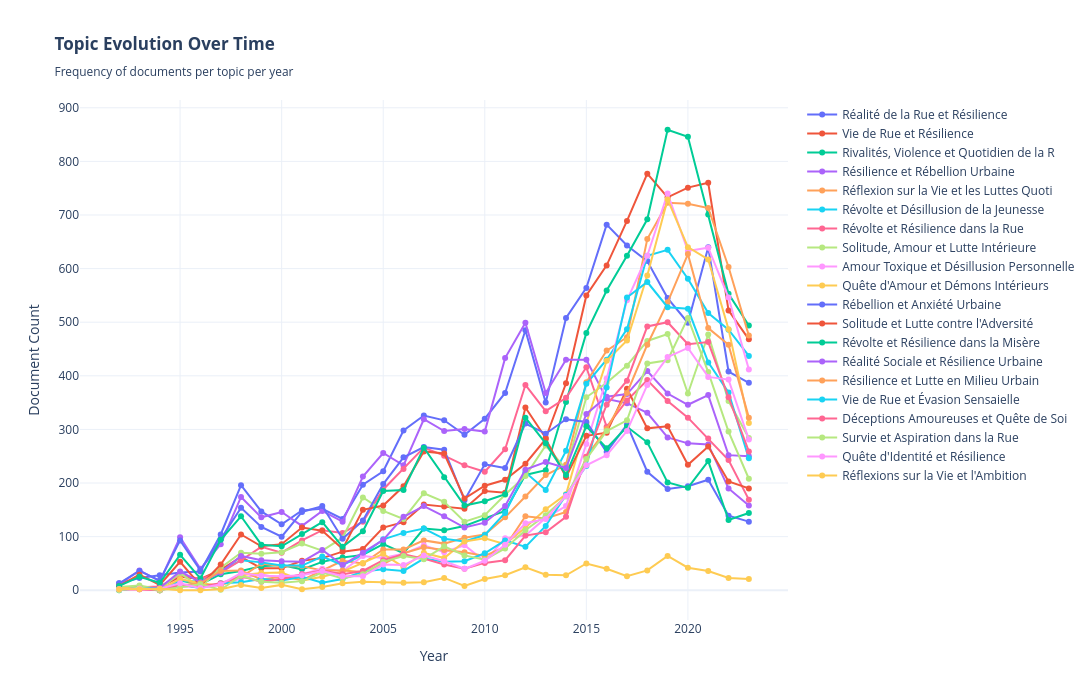

The notebook cell saved with this chart:
### Code cell
print("=" * 80)
print("VISUALIZATION 1: TIMELINE OF ALL TOPICS")
print("=" * 80)

# 1. Timeline - All topics over time
fig1 = go.Figure()

# Sort by total documents for better legend ordering
topic_order = temporal_df.groupby('Label')['Count'].sum().sort_values(ascending=False).index.tolist()

for topic_label in topic_order:
    topic_data = temporal_df[temporal_df['Label'] == topic_label]

    fig1.add_trace(go.Scatter(
        x=topic_data['Year'],
        y=topic_data['Count'],
        mode='lines+markers',
        name=topic_label[:40],  # Truncate long labels
        line=dict(width=2),
        marker=dict(size=6)
    ))

fig1.update_layout(
    title="<b>Topic Evolution Over Time</b><br><sub>Frequency of documents per topic per year</sub>",
    xaxis_title="Year",
    yaxis_title="Document Count",
    hovermode='x unified',
    template="plotly_white",
    height=700,
    width=1400,
    showlegend=True,
    legend=dict(x=1.02, y=1, xanchor='left', yanchor='top')
)

fig1.write_html("viz_01_timeline_all_topics.html")
print("✓ Saved: viz_01_timeline_all_topics.html")

fig1

### Figure 1 — Plotly figure (JSON) as saved in the notebook; plotly's stock layout.template omitted (floating-point values rounded to 4 significant figures)
{"data": [{"line": {"width": 2}, "marker": {"size": 6}, "mode": "lines+markers", "name": "Réalité de la Rue et Résilience", "type": "scatter", "x": [1992, 1993, 1994, 1995, 1996, 1997, 1998, 1999, 2000, 2001, 2002, 2003, 2004, 2005, 2006, 2007, 2008, 2009, 2010, 2011, 2012, 2013, 2014, 2015, 2016, 2017, 2018, 2019, 2020, 2021, 2022, 2023], "y": [13, 23, 28, 33, 35, 104, 196, 147, 123, 149, 152, 133, 197, 222, 298, 326, 317, 290, 320, 368, 485, 350, 508, 564, 682, 643, 614, 545, 499, 640, 408, 387]}, {"line": {"width": 2}, "marker": {"size": 6}, "mode": "lines+markers", "name": "Vie de Rue et Résilience", "type": "scatter", "x": [1992, 1993, 1994, 1995, 1996, 1997, 1998, 1999, 2000, 2001, 2002, 2003, 2004, 2005, 2006, 2007, 2008, 2009, 2010, 2011, 2012, 2013, 2014, 2015, 2016, 2017, 2018, 2019, 2020, 2021, 2022, 2023], "y": [6, 4, 6, 25, 21, 38, 62, 41, 41, 55, 60, 72, 77, 117, 127, 160, 156, 152, 185, 182, 341, 284, 386, 550, 606, 689, 777, 733, 751, 760, 522, 468]}, {"line": {"width": 2}, "marker": {"size": 6}, "mode": "lines+markers", "name": "Rivalités, Violence et Quotidien de la R", "type": "scatter", "x": [1992, 1993, 1994, 1995, 1996, 1997, 1998, 1999, 2000, 2001, 2002, 2003, 2004, 2005, 2006, 2007, 2008, 2009, 2010, 2011, 2012, 2013, 2014, 2015, 2016, 2017, 2018, 2019, 2020, 2021, 2022, 2023], "y": [5, 6, 0, 18, 11, 30, 36, 45, 47, 39, 53, 61, 66, 86, 69, 115, 112, 120, 134, 148, 215, 224, 351, 480, 559, 624, 692, 859, 846, 701, 553, 494]}, {"line": {"width": 2}, "marker": {"size": 6}, "mode": "lines+markers", "name": "Résilience et Rébellion Urbaine", "type": "scatter", "x": [1992, 1993, 1994, 1995, 1996, 1997, 1998, 1999, 2000, 2001, 2002, 2003, 2004, 2005, 2006, 2007, 2008, 2009, 2010, 2011, 2012, 2013, 2014, 2015, 2016, 2017, 2018, 2019, 2020, 2021, 2022, 2023], "y": [11, 37, 17, 99, 40, 86, 174, 136, 146, 120, 148, 128, 212, 256, 233, 319, 297, 301, 296, 433, 499, 368, 430, 430, 357, 349, 331, 285, 274, 272, 190, 158]}, {"line": {"width": 2}, "marker": {"size": 6}, "mode": "lines+markers", "name": "Réflexion sur la Vie et les Luttes Quoti", "type": "scatter", "x": [1992, 1993, 1994, 1995, 1996, 1997, 1998, 1999, 2000, 2001, 2002, 2003, 2004, 2005, 2006, 2007, 2008, 2009, 2010, 2011, 2012, 2013, 2014, 2015, 2016, 2017, 2018, 2019, 2020, 2021, 2022, 2023], "y": [2, 2, 0, 21, 10, 9, 24, 50, 45, 45, 37, 55, 50, 76, 76, 93, 87, 98, 104, 136, 175, 215, 234, 388, 447, 472, 655, 723, 721, 713, 603, 475]}, {"line": {"width": 2}, "marker": {"size": 6}, "mode": "lines+markers", "name": "Révolte et Désillusion de la Jeunesse", "type": "scatter", "x": [1992, 1993, 1994, 1995, 1996, 1997, 1998, 1999, 2000, 2001, 2002, 2003, 2004, 2005, 2006, 2007, 2008, 2009, 2010, 2011, 2012, 2013, 2014, 2015, 2016, 2017, 2018, 2019, 2020, 2021, 2022, 2023], "y": [1, 4, 1, 18, 16, 36, 56, 52, 46, 46, 63, 47, 66, 95, 107, 115, 96, 91, 103, 144, 220, 187, 260, 385, 430, 487, 624, 635, 581, 517, 486, 437]}, {"line": {"width": 2}, "marker": {"size": 6}, "mode": "lines+markers", "name": "Révolte et Résilience dans la Rue", "type": "scatter", "x": [1992, 1993, 1994, 1995, 1996, 1997, 1998, 1999, 2000, 2001, 2002, 2003, 2004, 2005, 2006, 2007, 2008, 2009, 2010, 2011, 2012, 2013, 2014, 2015, 2016, 2017, 2018, 2019, 2020, 2021, 2022, 2023], "y": [4, 5, 7, 29, 21, 33, 56, 81, 70, 93, 112, 107, 128, 188, 226, 266, 251, 233, 221, 263, 383, 334, 359, 416, 305, 354, 392, 353, 322, 283, 243, 169]}, {"line": {"width": 2}, "marker": {"size": 6}, "mode": "lines+markers", "name": "Solitude, Amour et Lutte Intérieure", "type": "scatter", "x": [1992, 1993, 1994, 1995, 1996, 1997, 1998, 1999, 2000, 2001, 2002, 2003, 2004, 2005, 2006, 2007, 2008, 2009, 2010, 2011, 2012, 2013, 2014, 2015, 2016, 2017, 2018, 2019, 2020, 2021, 2022, 2023], "y": [6, 9, 2, 32, 5, 42, 70, 68, 71, 87, 74, 98, 173, 148, 133, 181, 165, 128, 140, 178, 213, 270, 226, 360, 387, 419, 465, 478, 367, 477, 353, 284]}, {"line": {"width": 2}, "marker": {"size": 6}, "mode": "lines+markers", "name": "Amour Toxique et Désillusion Personnelle", "type": "scatter", "x": [1992, 1993, 1994, 1995, 1996, 1997, 1998, 1999, 2000, 2001, 2002, 2003, 2004, 2005, 2006, 2007, 2008, 2009, 2010, 2011, 2012, 2013, 2014, 2015, 2016, 2017, 2018, 2019, 2020, 2021, 2022, 2023], "y": [1, 2, 0, 7, 6, 10, 22, 30, 22, 30, 40, 36, 64, 60, 68, 84, 71, 84, 54, 97, 102, 135, 157, 273, 395, 541, 624, 740, 633, 639, 546, 412]}, {"line": {"width": 2}, "marker": {"size": 6}, "mode": "lines+markers", "name": "Quête d'Amour et Démons Intérieurs", "type": "scatter", "x": [1992, 1993, 1994, 1995, 1996, 1997, 1998, 1999, 2000, 2001, 2002, 2003, 2004, 2005, 2006, 2007, 2008, 2009, 2010, 2011, 2012, 2013, 2014, 2015, 2016, 2017, 2018, 2019, 2020, 2021, 2022, 2023], "y": [4, 4, 1, 21, 13, 9, 28, 32, 33, 18, 25, 35, 51, 68, 43, 70, 60, 91, 97, 86, 117, 151, 179, 312, 428, 466, 587, 729, 640, 617, 487, 312]}, {"line": {"width": 2}, "marker": {"size": 6}, "mode": "lines+markers", "name": "Rébellion et Anxiété Urbaine", "type": "scatter", "x": [1992, 1993, 1994, 1995, 1996, 1997, 1998, 1999, 2000, 2001, 2002, 2003, 2004, 2005, 2006, 2007, 2008, 2009, 2010, 2011, 2012, 2013, 2014, 2015, 2016, 2017, 2018, 2019, 2020, 2021, 2022, 2023], "y": [13, 36, 18, 93, 37, 95, 154, 118, 100, 146, 157, 96, 130, 198, 248, 267, 262, 168, 235, 228, 311, 292, 319, 314, 258, 309, 221, 189, 194, 206, 139, 128]}, {"line": {"width": 2}, "marker": {"size": 6}, "mode": "lines+markers", "name": "Solitude et Lutte contre l'Adversité", "type": "scatter", "x": [1992, 1993, 1994, 1995, 1996, 1997, 1998, 1999, 2000, 2001, 2002, 2003, 2004, 2005, 2006, 2007, 2008, 2009, 2010, 2011, 2012, 2013, 2014, 2015, 2016, 2017, 2018, 2019, 2020, 2021, 2022, 2023], "y": [8, 29, 10, 53, 9, 48, 104, 82, 86, 117, 111, 77, 150, 158, 194, 259, 255, 171, 195, 206, 236, 282, 211, 288, 294, 376, 302, 306, 234, 268, 203, 190]}, {"line": {"width": 2}, "marker": {"size": 6}, "mode": "lines+markers", "name": "Révolte et Résilience dans la Misère", "type": "scatter", "x": [1992, 1993, 1994, 1995, 1996, 1997, 1998, 1999, 2000, 2001, 2002, 2003, 2004, 2005, 2006, 2007, 2008, 2009, 2010, 2011, 2012, 2013, 2014, 2015, 2016, 2017, 2018, 2019, 2020, 2021, 2022, 2023], "y": [8, 25, 14, 66, 22, 94, 138, 85, 82, 105, 127, 81, 110, 185, 187, 266, 211, 158, 166, 179, 322, 274, 215, 306, 265, 305, 276, 201, 191, 241, 131, 144]}, {"line": {"width": 2}, "marker": {"size": 6}, "mode": "lines+markers", "name": "Réalité Sociale et Résilience Urbaine", "type": "scatter", "x": [1992, 1993, 1994, 1995, 1996, 1997, 1998, 1999, 2000, 2001, 2002, 2003, 2004, 2005, 2006, 2007, 2008, 2009, 2010, 2011, 2012, 2013, 2014, 2015, 2016, 2017, 2018, 2019, 2020, 2021, 2022, 2023], "y": [1, 4, 4, 35, 15, 33, 64, 56, 54, 53, 75, 47, 70, 94, 137, 157, 138, 117, 126, 157, 225, 239, 228, 329, 361, 366, 409, 367, 346, 364, 252, 250]}, {"line": {"width": 2}, "marker": {"size": 6}, "mode": "lines+markers", "name": "Résilience et Lutte en Milieu Urbain", "type": "scatter", "x": [1992, 1993, 1994, 1995, 1996, 1997, 1998, 1999, 2000, 2001, 2002, 2003, 2004, 2005, 2006, 2007, 2008, 2009, 2010, 2011, 2012, 2013, 2014, 2015, 2016, 2017, 2018, 2019, 2020, 2021, 2022, 2023], "y": [1, 4, 0, 9, 13, 36, 37, 20, 25, 19, 37, 37, 34, 49, 69, 80, 75, 71, 64, 81, 138, 134, 146, 249, 301, 368, 458, 537, 627, 489, 458, 322]}, {"line": {"width": 2}, "marker": {"size": 6}, "mode": "lines+markers", "name": "Vie de Rue et Évasion Sensaielle", "type": "scatter", "x": [1992, 1993, 1994, 1995, 1996, 1997, 1998, 1999, 2000, 2001, 2002, 2003, 2004, 2005, 2006, 2007, 2008, 2009, 2010, 2011, 2012, 2013, 2014, 2015, 2016, 2017, 2018, 2019, 2020, 2021, 2022, 2023], "y": [0, 4, 3, 11, 4, 13, 15, 21, 18, 25, 14, 21, 35, 39, 36, 59, 53, 54, 69, 93, 81, 120, 178, 232, 378, 546, 575, 528, 525, 425, 369, 246]}, {"line": {"width": 2}, "marker": {"size": 6}, "mode": "lines+markers", "name": "Déceptions Amoureuses et Quête de Soi", "type": "scatter", "x": [1992, 1993, 1994, 1995, 1996, 1997, 1998, 1999, 2000, 2001, 2002, 2003, 2004, 2005, 2006, 2007, 2008, 2009, 2010, 2011, 2012, 2013, 2014, 2015, 2016, 2017, 2018, 2019, 2020, 2021, 2022, 2023], "y": [2, 2, 0, 10, 7, 13, 26, 16, 21, 30, 37, 30, 36, 56, 67, 59, 48, 40, 51, 56, 102, 108, 137, 249, 346, 391, 492, 500, 459, 463, 360, 259]}, {"line": {"width": 2}, "marker": {"size": 6}, "mode": "lines+markers", "name": "Survie et Aspiration dans la Rue", "type": "scatter", "x": [1992, 1993, 1994, 1995, 1996, 1997, 1998, 1999, 2000, 2001, 2002, 2003, 2004, 2005, 2006, 2007, 2008, 2009, 2010, 2011, 2012, 2013, 2014, 2015, 2016, 2017, 2018, 2019, 2020, 2021, 2022, 2023], "y": [0, 5, 0, 6, 11, 1, 27, 16, 14, 17, 33, 22, 30, 53, 64, 58, 82, 65, 57, 78, 112, 140, 175, 245, 297, 317, 423, 429, 508, 407, 296, 208]}, {"line": {"width": 2}, "marker": {"size": 6}, "mode": "lines+markers", "name": "Quête d'Identité et Résilience", "type": "scatter", "x": [1992, 1993, 1994, 1995, 1996, 1997, 1998, 1999, 2000, 2001, 2002, 2003, 2004, 2005, 2006, 2007, 2008, 2009, 2010, 2011, 2012, 2013, 2014, 2015, 2016, 2017, 2018, 2019, 2020, 2021, 2022, 2023], "y": [2, 3, 3, 13, 4, 11, 32, 27, 26, 28, 36, 26, 26, 48, 47, 65, 54, 40, 55, 85, 125, 133, 176, 233, 252, 297, 383, 435, 452, 398, 393, 281]}, {"line": {"width": 2}, "marker": {"size": 6}, "mode": "lines+markers", "name": "Réflexions sur la Vie et l'Ambition", "type": "scatter", "x": [1992, 1993, 1994, 1995, 1996, 1997, 1998, 1999, 2000, 2001, 2002, 2003, 2004, 2005, 2006, 2007, 2008, 2009, 2010, 2011, 2012, 2013, 2014, 2015, 2016, 2017, 2018, 2019, 2020, 2021, 2022, 2023], "y": [2, 2, 3, 0, 0, 2, 10, 4, 10, 2, 6, 13, 16, 15, 14, 15, 23, 8, 21, 28, 43, 29, 28, 50, 40, 26, 37, 64, 42, 36, 23, 21]}], "layout": {"height": 700, "hovermode": "x unified", "legend": {"x": 1.02, "xanchor": "left", "y": 1, "yanchor": "top"}, "showlegend": true, "title": {"text": "<b>Topic Evolution Over Time</b><br><sub>Frequency of documents per topic per year</sub>"}, "width": 1400, "xaxis": {"title": {"text": "Year"}}, "yaxis": {"title": {"text": "Document Count"}}}}
